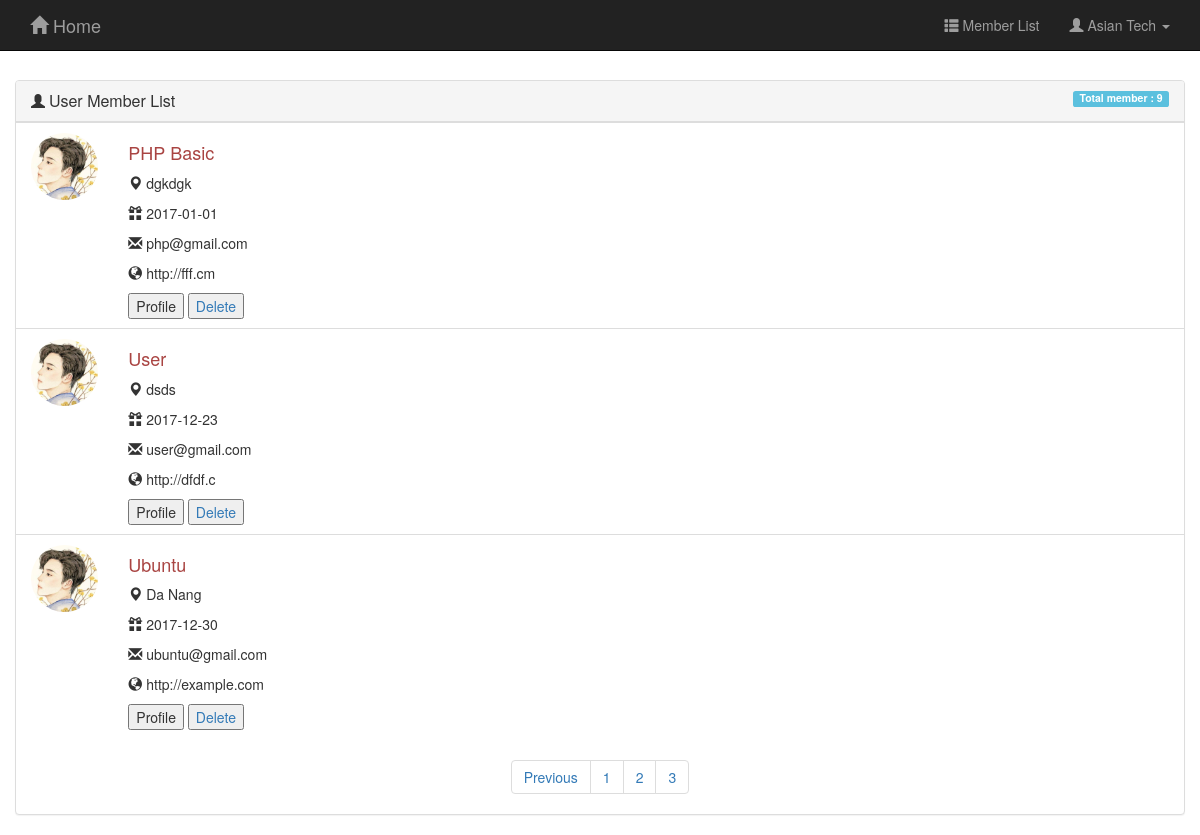
The page /member.php?page=3 (signed in) on the database its author committed.
### tables this page shows
CREATE TABLE `users` (
  `id` int(11) NOT NULL,
  `username` varchar(225) NOT NULL,
  `password` varchar(225) NOT NULL,
  `email` varchar(225) NOT NULL,
  `birthday` date DEFAULT NULL,
  `url` varchar(225) NOT NULL,
  `address` varchar(225) NOT NULL,
  `avatar` varchar(225) DEFAULT NULL
);

### member.php (the view, shortened to what this page needs)
<?php include 'menu.php'; ?>
<?php
if (!isset($_SESSION['username'])) {
 echo 'You need login to see list of member ! Click <a href="login.php"> here </a> to login'; }
 else {
  require_once('db.php');
  $sql = "SELECT * FROM users";
  $query = $conn->prepare($sql);
  $query->execute();
  $totalRecords = $query->rowCount();
  $recordPerPage = 3;
  $totalPage = ceil($totalRecords/$recordPerPage);
  if(isset($_GET['page'])){
    $currentPage= $_GET['page'];
  } else $currentPage = 1;
  $offset = ($currentPage-1)*$recordPerPage;
  $limit = "LIMIT $offset,$recordPerPage";
  $query = "SELECT * FROM users ".$limit;
  $result = $conn->prepare($query);
  $result->execute();
  $users = $result->fetchAll(PDO::FETCH_ASSOC);
  ?>
<div class="content">
  <div class="container">
    <div class="row">
      <div class="panel panel-default widget">
        <div class="panel-heading">
          <span class="glyphicon glyphicon-user"></span>
          <h3 class="panel-title">
          User Member List</h3>
          <span class="label label-info">
            <?php echo 'Total member : '.$totalRecords; ?></span>
          </div>
          <div class="panel-body">
            <ul class="list-group" id="myList">
              <?php foreach($users as $user): ?>
                <li class="list-group-item" style="list-style-type: none">
                  <div class="row">
                    <div class="col-xs-2 col-md-1">
                      <img src="<?= $user['avatar'] ?>" class="img-circle img-responsive" alt="" /></div>
                      <div class="col-xs-10 col-md-11">
                        <div>
                          <h4 class="text-danger"><?=$user['username']?></h4>
                          <p> <i class="glyphicon glyphicon-map-marker"></i> <?=$user['address']?></p>
                          <p> <i class="glyphicon glyphicon-gift"></i> <?=$user['birthday']?></p>
                          <p> <i class="glyphicon glyphicon-envelope"></i> <?=$user['email']?></p>
                          <p> <i class="glyphicon glyphicon-globe"></i> <?=$user['url']?></p>
                          <div class="action">
                            <button type="button" title="Edit">
                              <span>Profile</span>
                            </button>
                            <a href="delete.php?id=<?=$user['id']?>" onclick="return confirm('Are you sure?')"><button>Delete</button></a>
                          </div>
                        </div>
                      </div>
                    </li>
                  <?php endforeach; ?>
                </ul>
                <nav aria-label="Page navigation example" style="text-align: center;">
                  <ul class="pagination">
                    <?php if($currentPage > 1 && $totalPage > 0) : ?>
                      <li class="page-item"><a class="page-link" href="/member.php?page=<?=($currentPage-1)?>">Previous</a></li>
                    <?php endif; ?>
                    <?php for($i=1; $i<=$totalPage; $i++): ?>
                      <li class="page-item"><a class="page-link" href='./member.php?page=<?=$i?>'><?=$i?></a> </li>
                    <?php endfor; ?>
                 </ul>
               </nav>
             </div>
           </div>
         </div>
       </div>
</div>
     <?php } ?>

### member.php (style rules this page uses)
.widget .panel-body { padding:0px; }
.widget .list-group { margin-bottom: 0; }
.widget .panel-title { display:inline }
.widget .label-info { float: right; }
.widget li.list-group-item { border-radius: 0;border: 0;border-top: 1px solid #ddd; }
.widget .action { margin-top:5px; }
.content { margin-top: 50px }

### rows shown on the page
users: avatar (picture), username "PHP Basic", address "dgkdgk", birthday "2017-01-01", email "php@gmail.com", url "http://fff.cm"
users: avatar (picture), username "User", address "dsds", birthday "2017-12-23", email "user@gmail.com", url "http://dfdf.c"
users: avatar (picture), username "Ubuntu", address "Da Nang", birthday "2017-12-30", email "ubuntu@gmail.com", url "http://example.com"

### other values the page prints
$_SESSION['username'] "Asian Tech"
$totalRecords "9"
